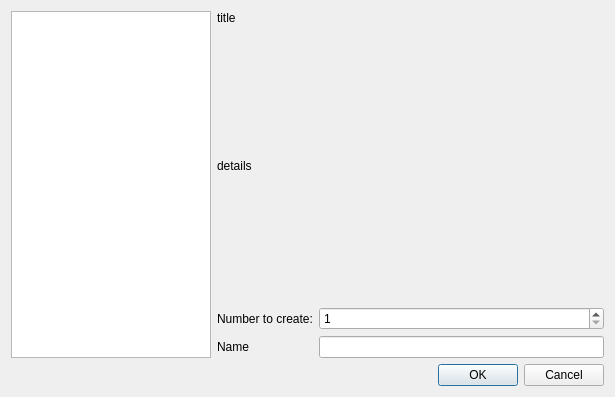
<?xml version="1.0" encoding="UTF-8"?>
<ui version="4.0">
 <class>NewTreeItemDialog</class>
 <widget class="QDialog" name="NewTreeItemDialog">
  <property name="geometry">
   <rect>
    <x>0</x>
    <y>0</y>
    <width>615</width>
    <height>397</height>
   </rect>
  </property>
  <property name="windowTitle">
   <string>Dialog</string>
  </property>
  <layout class="QVBoxLayout" name="verticalLayout">
   <item>
    <layout class="QHBoxLayout" name="horizontalLayout">
     <item>
      <widget class="QListWidget" name="listWidget">
       <property name="maximumSize">
        <size>
         <width>200</width>
         <height>16777215</height>
        </size>
       </property>
      </widget>
     </item>
     <item>
      <layout class="QVBoxLayout" name="contentLayout" stretch="0,1,0">
       <item>
        <widget class="QLabel" name="titleLabel">
         <property name="text">
          <string notr="true">title</string>
         </property>
        </widget>
       </item>
       <item>
        <widget class="QLabel" name="detailsLabel">
         <property name="text">
          <string notr="true">details</string>
         </property>
        </widget>
       </item>
       <item>
        <layout class="QFormLayout" name="formLayout">
         <item row="0" column="0">
          <widget class="QLabel" name="label_2">
           <property name="text">
            <string>Number to create:</string>
           </property>
          </widget>
         </item>
         <item row="0" column="1">
          <widget class="QSpinBox" name="numberToCreateSpinBox">
           <property name="minimum">
            <number>1</number>
           </property>
          </widget>
         </item>
         <item row="1" column="0">
          <widget class="QLabel" name="nameLabel">
           <property name="text">
            <string>Name</string>
           </property>
          </widget>
         </item>
         <item row="1" column="1">
          <widget class="QLineEdit" name="nameLineEdit"/>
         </item>
        </layout>
       </item>
      </layout>
     </item>
    </layout>
   </item>
   <item>
    <widget class="QDialogButtonBox" name="buttonBox">
     <property name="orientation">
      <enum>Qt::Horizontal</enum>
     </property>
     <property name="standardButtons">
      <set>QDialogButtonBox::Cancel|QDialogButtonBox::Ok</set>
     </property>
    </widget>
   </item>
  </layout>
 </widget>
 <resources/>
 <connections>
  <connection>
   <sender>buttonBox</sender>
   <signal>accepted()</signal>
   <receiver>NewTreeItemDialog</receiver>
   <slot>accept()</slot>
   <hints>
    <hint type="sourcelabel">
     <x>248</x>
     <y>254</y>
    </hint>
    <hint type="destinationlabel">
     <x>157</x>
     <y>274</y>
    </hint>
   </hints>
  </connection>
  <connection>
   <sender>buttonBox</sender>
   <signal>rejected()</signal>
   <receiver>NewTreeItemDialog</receiver>
   <slot>reject()</slot>
   <hints>
    <hint type="sourcelabel">
     <x>316</x>
     <y>260</y>
    </hint>
    <hint type="destinationlabel">
     <x>286</x>
     <y>274</y>
    </hint>
   </hints>
  </connection>
 </connections>
</ui>
